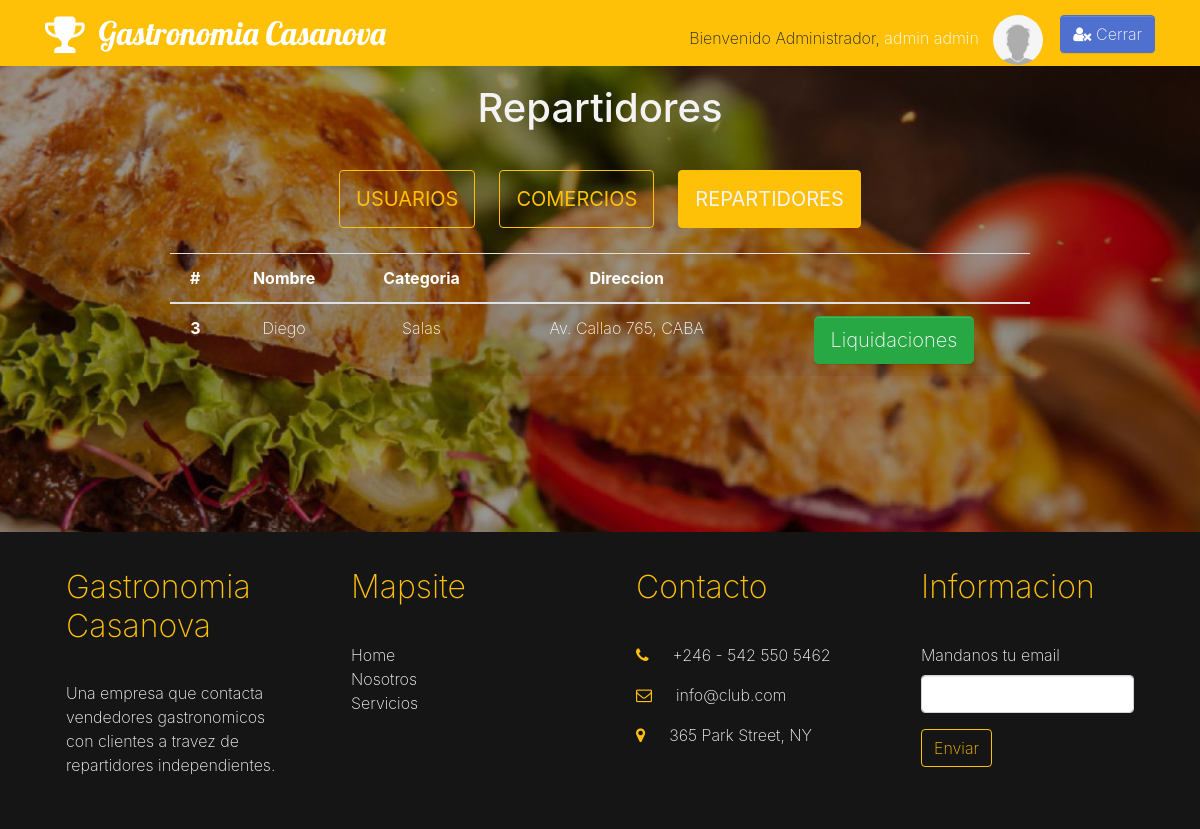
Screenshot of /liquidacion/verRepartidores (signed in) with the database file from the repository.
### tables this page shows
CREATE TABLE `usuario` (
  `id_usuario` int(11) NOT NULL,
  `dni` varchar(50) DEFAULT NULL,
  `cuil` varchar(50) DEFAULT NULL,
  `nombre` varchar(100) DEFAULT NULL,
  `apellido` varchar(100) DEFAULT NULL,
  `direccion` varchar(100) DEFAULT NULL,
  `email` varchar(100) NOT NULL,
  `contrasenia` varchar(100) DEFAULT NULL,
  `id_rol` int(11) DEFAULT NULL,
  `id_comercio` int(11) DEFAULT NULL,
  `activo` tinyint(1) DEFAULT NULL
);

### core/view.php (called while the page is built, shortened)
<?php
class View{
    private $path;
    public function __construct(){
        $this->path = Path::getInstance();
    }
    function generate($content_view, $template_view, $data = null){
        include $this->path->getPath("view", $template_view );
    }
}

### application/controller/controller_liquidacion.php (called while the page is built, shortened)
<?php
class Controller_Liquidacion extends Controller{
    function verRepartidores(){
        $data = $this->model->verRepartidores('3');
        $this->view->generate('admin_verRepartidores_view.php', 'template_view.php', $data);
    }
}
?>

### index.php (called while the page is built, shortened)
<?php
require_once 'core/view.php';
$router = new Router($_SERVER['REQUEST_URI']);
$router->start();

### application/dao/daoUsuario.php (called while the page is built, shortened)
<?php
	class daoUsuario{
	public function getRolByidUsuario($id_usuario){
		$conexion = new Conexion();
		$conn=$conexion->conectar();
		$SQL= "	SELECT r.nombre
				FROM rol r JOIN usuario u ON r.id_rol = u.id_rol
				WHERE id_usuario = '$id_usuario' ";
		$result = mysqli_query($conn, $SQL) ;
		if ($result) {
			$data = mysqli_fetch_array($result);
		}
        return $data['nombre'];
	}
	public function getUsuariosByRol($rol){
		$conexion = new Conexion();
		$conn=$conexion->conectar();
		$SQL= "	SELECT *
				FROM usuario
				WHERE id_rol = '$rol'	";
		$result = mysqli_query($conn, $SQL) ;
		if($result){
			while($rows = mysqli_fetch_assoc($result) ){
			$usuarios[$rows['id_usuario']] = $rows;
			$usuarios[$rows['id_usuario']]['rol'] = $this->getRolByidUsuario($rows['id_usuario']);
       		}
        return $usuarios;
		}
	}
}
?>

### application/model/model_liquidacion.php (called while the page is built, shortened)
<?php
include 'application/dao/daoUsuario.php';
class Model_Liquidacion extends Model{
	public function verRepartidores($rol){
		$daoUsuario = new daoUsuario();
       	$data = $daoUsuario->getUsuariosByRol($rol);
        return $data;
	}
}

### application/view/admin_verRepartidores_view.php (the view, shortened to what this page needs)
<div class="py-5 text-white text-center" style="background-image: linear-gradient(to bottom, rgba(0, 0, 0, .40), rgba(0, 0, 0, .40)), url(/application/resources/img/fondoItem.jpg);	background-position: right bottom;	background-size: cover;	background-repeat: repeat; background-attachment: fixed;">
	<div class="container">
		<div class="row">
			<div class="mx-auto col-md-10 p-4">
				<div class="row">
					<div class="col-12 text-light">
						<h1>Repartidores</h1><br>
					</div>
				</div>
			<nav class="navbar navbar-expand-md navbar-light nav nav-pills nav-fill">
					<div class="container justify-content-center">
						<div class="collapse navbar-collapse text-center justify-content-center" id="navbar3">
							<ul class="navbar-nav">
								<li class="nav-item nav-link mx-2 border border-warning "> <a class="nav-link navbar-brand mr-0 text-warning" href="/usuario/listado">
									<b> USUARIOS</b></a>
								</li>
								<li class="nav-item nav-link  mx-2 border border-warning"> <a class="nav-link navbar-brand mr-0 text-warning" href="/liquidacion/verComercios">
									<b> COMERCIOS</b></a>
								</li>
								<li class="nav-item nav-link active mx-2 border border-warning"> <a class="nav-link navbar-brand mr-0 text-light" href="/liquidacion/verComercios">
									<b> REPARTIDORES</b></a>
								</li>
							</ul>
						</div>
					</div>
				</nav>
				<div class="row">
					<div class="col-md-12 p-3">
						<?php
					if(isset($data)){
						echo "
							<table class='table table-striped'>
							  <thead>
							    <tr>
							      <th scope='col'>#</th>
							      <th scope='col'>Nombre</th>
							      <th scope='col'>Categoria</th>
							      <th scope='col'>Direccion</th>
							      <th scope='col'></th>
							    </tr>
							  </thead>
							  <tbody>";
						foreach ($data as $id => $comercio) {
					echo "<tr>
							<th scope='row'>$id</th>
							<td> $comercio[nombre] </td>
							<td>$comercio[apellido]</td>
							<td>$comercio[direccion]</td>
							<td>
								<a type='button' href='/liquidacion/verLiquidaciones?id_repartidor=$id'  class='btn btn-success btn-lg'>
							      		Liquidaciones
							    </a>
							</td>";
							echo"</tr>";
						}
						echo "
							  </tbody>
							</table>
						";
					}
					else
						echo "LIQUIDACION NO REALIZADA";
					?>
					</div>
				</div>
			</div>
		</div>
	</div>
</div>

### application/resources/css/estiloMapa.css (style rules this page uses)
html, body { height: 100%; margin: 0; padding: 0; }

### rows the page displays
usuario: id "3", nombre "Diego", apellido "Salas", direccion "Av. Callao 765, CABA"

### other values shown
WEBNAME "Gastronomia Casanova"
$_SESSION['user']['rol'] "Administrador"
$_SESSION['user']['nombre'] "admin"
$_SESSION['user']['apellido'] "admin"
